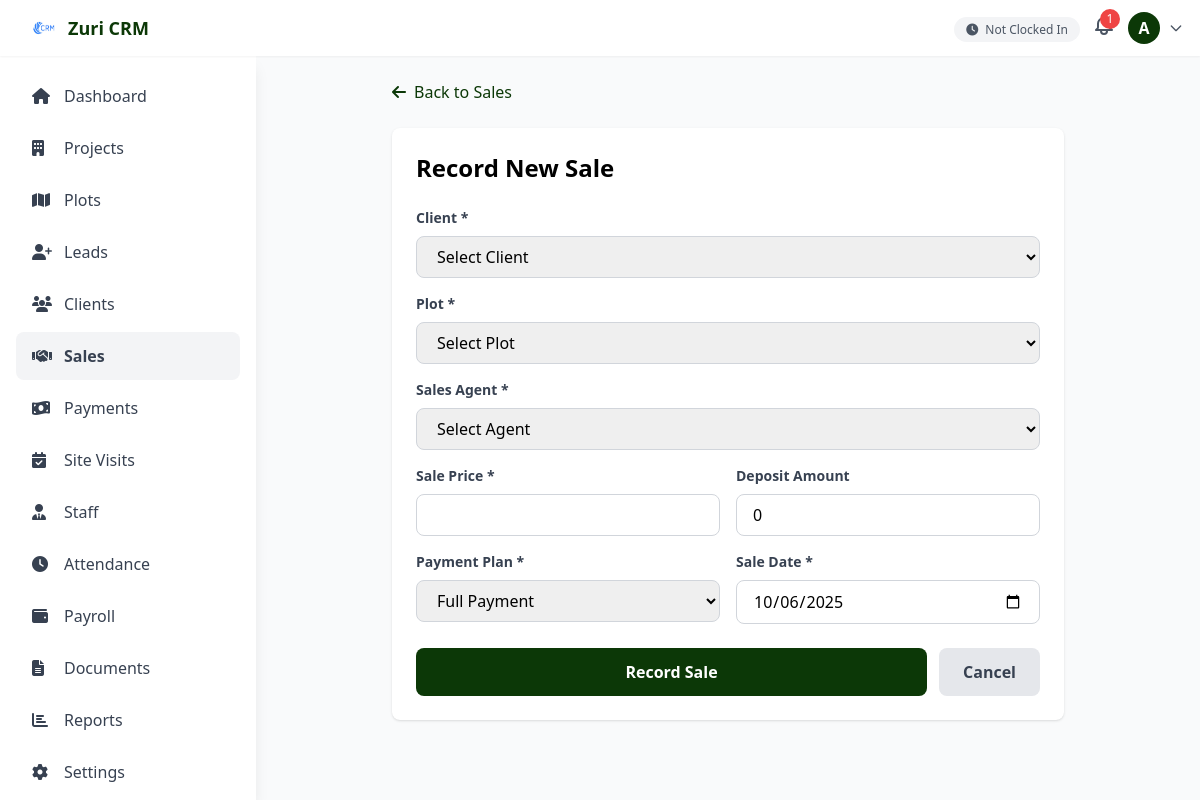
The app's page /sales.php?action=create (signed in) with its own data.
### tables this page shows
CREATE TABLE `settings` (
  `id` int NOT NULL,
  `site_name` varchar(255) DEFAULT 'Zuri CRM',
  `primary_color` varchar(7) DEFAULT '#0C3807',
  `secondary_color` varchar(7) DEFAULT '#FF6B35',
  `contact_email` varchar(255) DEFAULT NULL,
  `contact_phone` varchar(20) DEFAULT NULL,
  `contact_address` text,
  `office_latitude` decimal(10,8) DEFAULT NULL,
  `office_longitude` decimal(11,8) DEFAULT NULL,
  `office_radius` int DEFAULT '100',
  `logo_path` varchar(255) DEFAULT '/logo.png',
  `updated_at` timestamp NOT NULL DEFAULT CURRENT_TIMESTAMP ON UPDATE CURRENT_TIMESTAMP
);

### sales.php (the view, shortened to what the rows shown need)
<?php
require_once 'config.php';
$userId = getUserId();
$userRole = getUserRole();
$query = "
    SELECT s.*,
           c.full_name as client_name,
           p.plot_number,
           pr.project_name,
           u.full_name as agent_name
    FROM sales s
    JOIN clients c ON s.client_id = c.id
    JOIN plots p ON s.plot_id = p.id
    JOIN projects pr ON p.project_id = pr.id
    JOIN users u ON s.agent_id = u.id
    WHERE s.status != 'cancelled'
";
if ($userRole === 'sales_agent') {
    $query .= " AND s.agent_id = ?";
    $stmt = $pdo->prepare($query . " ORDER BY s.created_at DESC");
    $stmt->execute([$userId]);
} else {
    $stmt = $pdo->query($query . " ORDER BY s.created_at DESC");
}
$sales = $stmt->fetchAll();
include 'includes/header.php';
?>
<div class="p-4 md:p-6 pb-20 md:pb-6">
    <?php if ($action === 'list'): ?>
        <div class="flex flex-col md:flex-row md:items-center md:justify-between mb-6">
            <div>
                <h1 class="text-2xl md:text-3xl font-bold text-gray-800">Sales</h1>
                <p class="text-gray-600 mt-1">Track all plot sales and transactions</p>
            </div>
            <?php if (hasPermission('sales', 'create')): ?>
            <a href="/sales.php?action=create" class="mt-4 md:mt-0 inline-flex items-center px-4 py-2 bg-primary text-white rounded-lg hover:opacity-90 transition">
                <i class="fas fa-plus mr-2"></i>
                <span>Record Sale</span>
            </a>
            <?php endif; ?>
        </div>
        <div class="grid grid-cols-2 md:grid-cols-4 gap-4 mb-6">
            <?php
            $totalSales = count($sales);
            $totalRevenue = array_sum(array_column($sales, 'sale_price'));
            $totalBalance = array_sum(array_column($sales, 'balance'));
            $completedSales = count(array_filter($sales, fn($s) => $s['status'] === 'completed'));
            ?>
            <div class="bg-white rounded-lg shadow p-4">
                <p class="text-sm text-gray-600">Total Sales</p>
                <p class="text-2xl font-bold text-primary mt-1"><?php echo $totalSales; ?></p>
            </div>
            <div class="bg-white rounded-lg shadow p-4">
                <p class="text-sm text-gray-600">Total Revenue</p>
                <p class="text-xl font-bold text-green-600 mt-1"><?php echo formatMoney($totalRevenue); ?></p>
            </div>
            <div class="bg-white rounded-lg shadow p-4">
                <p class="text-sm text-gray-600">Balance Due</p>
                <p class="text-xl font-bold text-secondary mt-1"><?php echo formatMoney($totalBalance); ?></p>
            </div>
            <div class="bg-white rounded-lg shadow p-4">
                <p class="text-sm text-gray-600">Completed</p>
                <p class="text-2xl font-bold text-blue-600 mt-1"><?php echo $completedSales; ?></p>
            </div>
        </div>
        <div class="bg-white rounded-lg shadow overflow-hidden">
            <div class="overflow-x-auto">
                <table class="w-full">
                    <thead class="bg-gray-50">
                        <tr>
                            <th class="px-4 py-3 text-left text-xs font-semibold text-gray-600 uppercase">Sale ID</th>
                            <th class="px-4 py-3 text-left text-xs font-semibold text-gray-600 uppercase">Client</th>
                            <th class="px-4 py-3 text-left text-xs font-semibold text-gray-600 uppercase">Plot</th>
                            <th class="px-4 py-3 text-left text-xs font-semibold text-gray-600 uppercase">Sale Price</th>
                            <th class="px-4 py-3 text-left text-xs font-semibold text-gray-600 uppercase">Balance</th>
                            <th class="px-4 py-3 text-left text-xs font-semibold text-gray-600 uppercase">Status</th>
                            <th class="px-4 py-3 text-left text-xs font-semibold text-gray-600 uppercase">Date</th>
                            <th class="px-4 py-3 text-left text-xs font-semibold text-gray-600 uppercase">Actions</th>
                        </tr>
                    </thead>
                    <tbody class="divide-y divide-gray-200">
                        <?php foreach ($sales as $s): ?>
                        <tr class="hover:bg-gray-50">
                            <td class="px-4 py-3 font-mono text-sm">#<?php echo str_pad($s['id'], 5, '0', STR_PAD_LEFT); ?></td>
                            <td class="px-4 py-3">
                                <p class="font-semibold"><?php echo sanitize($s['client_name']); ?></p>
                            </td>
                            <td class="px-4 py-3 text-sm">
                                <p class="font-semibold"><?php echo sanitize($s['project_name']); ?></p>
                                <p class="text-xs text-gray-500">Plot <?php echo sanitize($s['plot_number']); ?></p>
                            </td>
                            <td class="px-4 py-3 font-semibold"><?php echo formatMoney($s['sale_price']); ?></td>
                            <td class="px-4 py-3">
                                <span class="font-semibold <?php echo $s['balance'] > 0 ? 'text-secondary' : 'text-green-600'; ?>">
                                    <?php echo formatMoney($s['balance']); ?>
                                </span>
                            </td>
                            <td class="px-4 py-3">
                                <span class="px-2 py-1 text-xs rounded-full <?php
                                    echo $s['status'] === 'completed' ? 'bg-green-100 text-green-800' :
                                        ($s['status'] === 'active' ? 'bg-blue-100 text-blue-800' : 'bg-gray-100 text-gray-800');
                                ?>">
                                    <?php echo ucfirst($s['status']); ?>
                                </span>
                            </td>
                            <td class="px-4 py-3 text-sm text-gray-600"><?php echo formatDate($s['sale_date']); ?></td>
                            <td class="px-4 py-3">
                                <a href="/sales.php?action=view&id=<?php echo $s['id']; ?>" class="text-primary hover:text-opacity-80" title="View">
                                    <i class="fas fa-eye"></i>
                                </a>
                            </td>
                        </tr>
                        <?php endforeach; ?>
                        <?php if (empty($sales)): ?>
                        <tr>
                            <td colspan="8" class="px-4 py-8 text-center text-gray-500">
                                No sales records found
                            </td>
                        </tr>
                        <?php endif; ?>
                    </tbody>
                </table>
            </div>
        </div>
    <?php elseif ($action === 'create'): ?>
        <div class="max-w-2xl mx-auto">
            <div class="bg-white rounded-lg shadow p-6">
                <h2 class="text-2xl font-bold mb-6">Record New Sale</h2>
            </div>
        </div>
    <?php endif; ?>
</div>

### includes/header.php (shortened to what the rows shown need)
<?php
$settings = getSettings();
?>
<!DOCTYPE html>
<html lang="en">
<head>
    <script src="https://cdn.tailwindcss.com"></script>
    <link rel="stylesheet" href="https://cdnjs.cloudflare.com/ajax/libs/font-awesome/6.4.0/css/all.min.css">
</head>
<body class="bg-gray-50">
    <header class="bg-white shadow-sm fixed top-0 left-0 right-0 z-40">
        <div class="flex items-center justify-between px-4 py-3">
            <div class="flex items-center space-x-3">
                <div class="flex items-center space-x-2">
                    <img src="<?php echo $settings['logo_path']; ?>" alt="Logo" class="h-8 w-8">
                    <span class="font-bold text-lg hidden sm:block" style="color: var(--primary-color);">
                        <?php echo sanitize($settings['site_name']); ?>
                    </span>
                </div>
            </div>
        </div>
    </header>
    <main class="pt-14 md:ml-64">

### records on screen
settings: logo_path (picture), site_name "Zuri CRM"

### other values on screen
$unreadNotifications "1"
substr($userName, 0, 1) "A"
